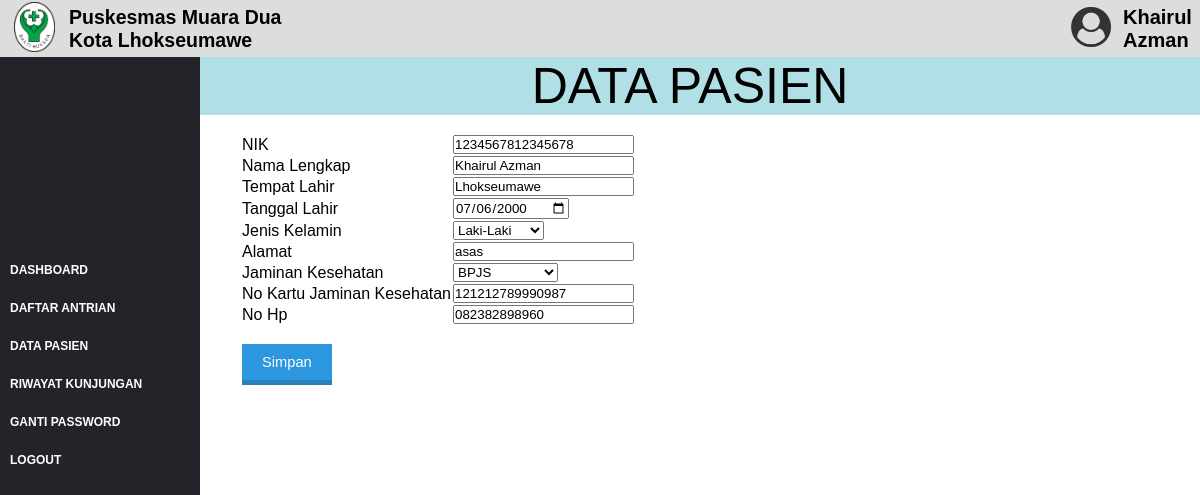
The page /pasien/datapasien.php (signed in) on the database its author committed.
### tables this page shows
CREATE TABLE `data_pas` (
  `id_pas` varchar(10) NOT NULL,
  `NIK` varchar(20) NOT NULL,
  `nama` varchar(20) NOT NULL,
  `tmp_lahir` varchar(15) NOT NULL,
  `tgl_lahir` varchar(15) NOT NULL,
  `j_kel` varchar(10) NOT NULL,
  `alamat` varchar(50) NOT NULL,
  `jaskes` varchar(15) NOT NULL,
  `no_jaskes` varchar(20) NOT NULL,
  `no_hp` varchar(15) NOT NULL,
  `tanggal` varchar(20) NOT NULL,
  `id_petugas` varchar(10) NOT NULL
);

### pasien/datapasien.php (the view, shortened to what this page needs)
<!DOCTYPE html>
<html>
<head>
    <link rel="stylesheet" type="text/css" href="../dashboard.css?v=1.1">
</head>
<body>
    <?php
        if(empty($_SESSION["id_pas"])){
            echo "<script>location = '../index.php' </script>";
        }
        else{
            $id_pas = $_SESSION["id_pas"];
    ?>
    <div>
        <div class="sidebar">
            <ul style="margin-top: 125%;">
                <li><a href="a_tampilpasien.php">DASHBOARD</a></li>
                <li><a href="daftarantrian.php">DAFTAR ANTRIAN</a></li>
                <li><a href="datapasien.php">DATA PASIEN</a></li>
                <li><a href="riwayatkunjungan.php">RIWAYAT KUNJUNGAN</a></li>
                <li><a href="gantipassword.php">GANTI PASSWORD</a></li>
                <li><a href="../logoutpasien.php">LOGOUT</a></li>
            </ul>
        </div>
        <div class="isi">
            <table>
                <tr>
                    <td width="10px"></td>
                    <td><img src="../gambar/LOGO.png" style="height:50px"></td>
                    <td width="10px"></td>
                    <td width="1000px"><h2>Puskesmas Muara Dua<br>
                    Kota Lhokseumawe</h2></td>
                    <td width="50px"><img src="../gambar/user.png" style="height: 40px"></td>
                    <td><h3 style="font-size: 20px;">
                        <?php
                            $conn = mysqli_connect("localhost", "root", "", "projekweb");
                            $aata = mysqli_query($conn, "SELECT * FROM data_pas where id_pas='$id_pas'");
                            $a = mysqli_fetch_array($aata);
                            echo $a['nama'];
                        ?>
                        </h3>
                    </td>
                </tr>
            </table>
        </div>
        <div class="dashboard">
            <p style="text-align: center; font-size: 50px; margin-left: 15%;">DATA PASIEN</p>
        </div>
        <div style="margin-left: 20%">
        <BR>
        <?php
            $conn = mysqli_connect("localhost", "root", "", "projekweb");
            $aata = mysqli_query($conn, "SELECT * FROM data_pas where id_pas='$id_pas'");
            $a = mysqli_fetch_array($aata);
        ?>
            <table>
                <form action="<?=isset($_POST['id']) ? 'edit.php' : "edit.php"?>" method="POST">
                    <tr>
                        <td>
                        <label>NIK</label>
                        </td>
                        <td>
                            <input type="text" name="NIK" class="formlogin" value="<?= isset($a['NIK']) ? $a['NIK'] : '' ?>">
                        </td>
                    </tr>
                    <tr>
                        <td>
                            <label>Nama Lengkap</label>
                        </td>
                        <td>
                            <input type="text" name="nama" class="formlogin" value="<?= isset($a['nama']) ? $a['nama'] : '' ?>">
                        </td>
                    </tr>
                    <tr>
                        <td>
                            <label>Tempat Lahir</label>
                        </td>
                        <td>
                            <input type="text" name="tempatlahir" class="formlogin" value="<?= isset($a['tmp_lahir']) ? $a['tmp_lahir'] : '' ?>">
                        </td>
                    </tr>
                    <tr>
                        <td>
                            <label>Tanggal Lahir</label>
                        </td>
                        <td>
                            <input type="date" name="tanggallahir" class="formlogin" value="<?= isset($a['tgl_lahir']) ? $a['tgl_lahir'] : '' ?>">
                        </td>
                    </tr>
                    <tr>
                        <td>
                            <label>Jenis Kelamin</label>
                        </td>
                        <td>
                            <select name="jeniskelamin" class="formlogin">
                                <option value="<?= isset($a['j_kel']) ? $a['j_kel'] : '' ?>"><?= isset($a['j_kel']) ? $a['j_kel'] : '-Pilihan-' ?></option>
                            </select>
                        </td>
                    </tr>
                    <tr>
                        <td>
                            <label>Alamat</label>
                        </td>
                        <td>
                            <input type="textarea" name="alamat" class="formlogin" value="<?= isset($a['alamat']) ? $a['alamat'] : '' ?>">
                        </td>
                    </tr>
                    <tr>
                        <td>
                            <label>Jaminan Kesehatan</label>
                        </td>
                        <td>
                            <select name="jaminankesehatan" class="formlogin" id="">
                                <option value="<?= isset($a['jaskes']) ? $a['jaskes'] : '' ?>"><?= isset($a['jaskes']) ? $a['jaskes'] : '-Pilihan-' ?></option>
                            </select>
                        </td>
                    </tr>
                    <tr>
                        <td>
                            <label>No Kartu Jaminan Kesehatan</label>
                        </td>
                        <td>
                            <input type="text" name="nokartu" class="formlogin" value="<?= isset($a['no_jaskes']) ? $a['no_jaskes'] : '' ?>">
                        </td>
                    </tr>
                    <tr>
                        <td>
                            <label>No Hp</label>
                        </td>
                        <td>
                            <input type="text" name="nohp" class="formlogin" value="<?= isset($a['no_hp']) ? $a['no_hp'] : '' ?>">
                        </td>
                    </tr>
                    <tr>
                        <td colspan="2"><BR>
                            <input type="submit" value="Simpan" name="Daftar" class="tombol">
                        </td>
                    </tr>
                </form>
            </table>
        </div>
    </div>
    <?php
        }
    ?>
</body>
</html>

### dashboard.css (style rules this page uses)
* { margin: 0px; padding: 0px; font-family: sans-serif; }
.sidebar { position: fixed; width: 200px; height: 100%; background: #222429; }
.sidebar ul { margin-top: 65%; }
.sidebar ul li { color: blue; list-style: none; padding: 10px 10px; }
.sidebar ul li a { text-decoration: none; color : white; font-weight: bolder; font-size: 12px; }
.isi { background: #DCDDDD; width: 100%; height: 50%; position: relative; font-size: 13px; }
.dashboard { background : #B0E0E6; font-size: 30px; font-family: sans-serif; text-align: center; position: static; }
.tombol { background:#2C97DF; color:white; border-top:0; border-left:0; border-right:0; border-bottom:5px solid #2A80B9; padding:10px 20px; text-decoration:none; font-family:sans-serif; font-size:11pt; }

### rows shown on the page
data_pas: nama "Khairul Azman", NIK "1234567812345678", tempatlahir "Lhokseumawe", tanggallahir "07/06/2000", jeniskelamin "Laki-Laki", alamat "asas", jaminankesehatan "BPJS", nokartu "121212789990987", nohp "082382898960"
